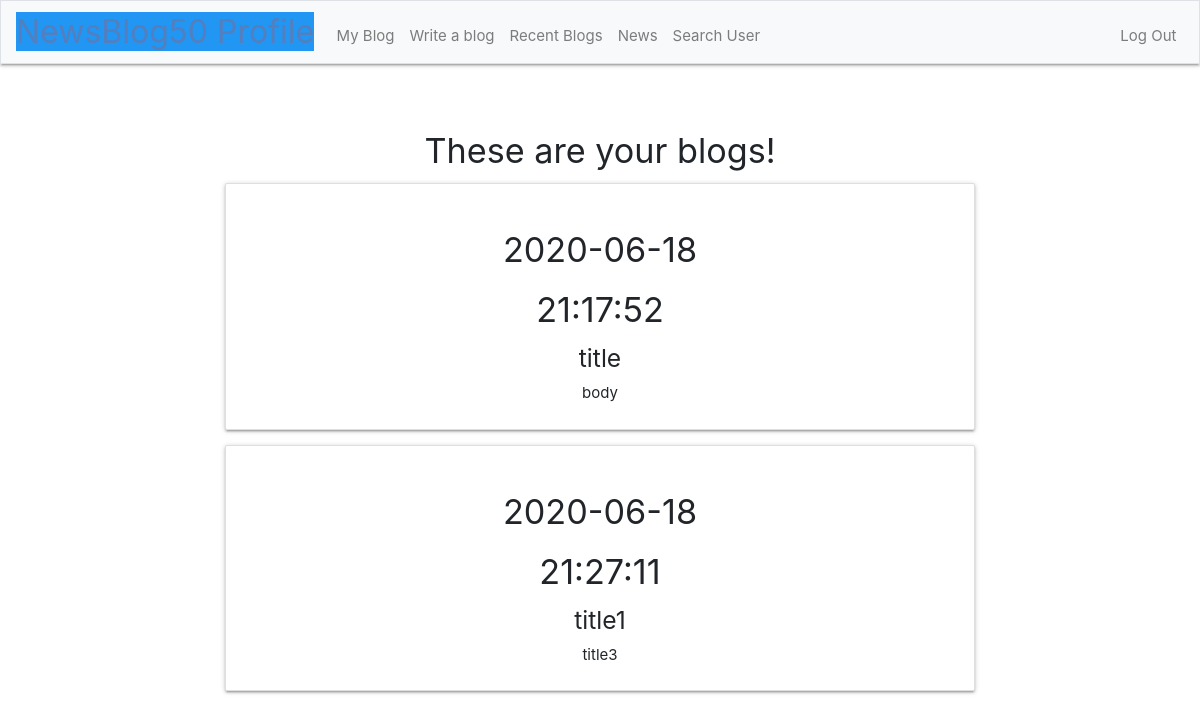
The page /myblog (signed in) on the database its author committed.
### tables this page shows
CREATE TABLE 'posts' ('user_id' integer NOT NULL, 'title' text NOT NULL, 'post' text NOT NULL, 'date' date NOT NULL DEFAULT CURRENT_DATE, 'time' time NOT NULL DEFAULT CURRENT_TIME);

### application.py (the view)
@app.route("/myblog", methods=["GET", "POST"])
@login_required
def myblog():
    error = "These are your blogs!"
    bloginfo = db.execute("SELECT post, title, date, time FROM posts WHERE user_id = :id;", id=session["user_id"])
    if not bloginfo:
        error = "You have no blogs!"
        return render_template("myblog.html", error = error, length = 0)
    length = []
    print(bloginfo[0]["post"], file=sys.stderr)
    print(len(bloginfo), file=sys.stderr)
    for i in range(len(bloginfo)):
        length.append(i)
    print(length, file=sys.stderr)
    return render_template("myblog.html", bloginfo = bloginfo, length = length, error = error)

### application.py (called while the page is built)
@app.after_request
def after_request(response):
    response.headers["Cache-Control"] = "no-cache, no-store, must-revalidate"
    response.headers["Expires"] = 0
    response.headers["Pragma"] = "no-cache"
    return response

def login_required(f):
    @wraps(f)
    def decorated_function(*args, **kwargs):
        if session.get("user_id") is None:
            return redirect("/login")
        return f(*args, **kwargs)
    return decorated_function

### templates/myblog.html (shortened to what this page needs)
{% extends "template.html" %}
{% block main %}
    <h4>{{ error }}</h4>
    {% if length != 0 %}
    {% for i in length %}
    <div class = "card horizontal">
        <div class = "card-content">
            <h4>{{ bloginfo[i]["date"] }}</h4>
            <h4>{{ bloginfo[i]["time"] }}</h4>
            <h5>{{ bloginfo[i]["title"] }}</h5>
            <p>{{ bloginfo[i]["post"] }}</p>
        </div>
    </div>
    {% endfor %}
    {% endif %}
{% endblock %}

### rows shown on the page
posts: date "2020-06-18", time "21:17:52", title "title", post "body"
posts: date "2020-06-18", time "21:27:11", title "title1", post "title3"

### other values the page prints
{{ error }} "These are your blogs!"
